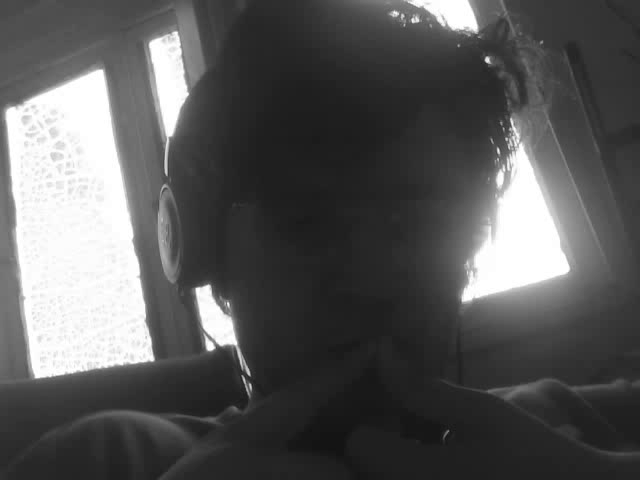
#> input picture frame 0 of Roboteam/OpenCV/Tutoriais/Teste video/outputEdges.avi, 640 x 480 px, given in place of the camera
$ python Edges1.py   (older library calls are emulated)
#> lines starting #> are read from the running program, lines starting #| are printed output that depends on the picture; after the words box and inside, x2 and y2 are one past the last pixel; in counts of white or black regions, pixels touching at a corner belong together
import numpy as np
import cv2
M = []
cap = cv2.VideoCapture(0)
# Define the codec and create VideoWriter object
fourcc = cv2.VideoWriter_fourcc(*'XVID')
out = cv2.VideoWriter('outputEdges.avi',fourcc, 20.0, (640,480), isColor = False)
while(cap.isOpened()):
    # Capture frame-b	y-frame
    ret, frame = cap.read()
#> frame is the input picture: shape (480, 640, 3); min 18, max 255, mean 87.9

    # Our operations on the frame come here
    	#gray = cv2.cvtColor(frame, cv2.COLOR_BGR2GRAY)
    #frame = cv2.Canny(frame,200,300)
    imgray = cv2.cvtColor(frame, cv2.COLOR_BGR2GRAY)
    ret, thresh = cv2.threshold(imgray, 127, 255, 0)
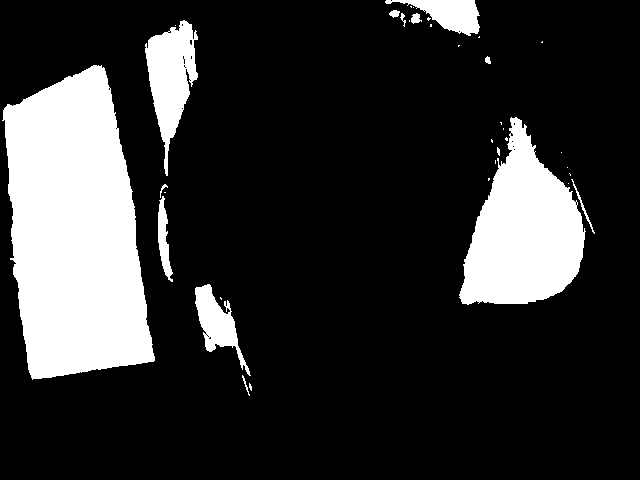
#> thresh: shape (480, 640); 18.9% white; 36 white regions (22 under 20 px)
    image, contours, hierarchy = cv2.findContours(thresh, cv2.RETR_TREE, cv2.CHAIN_APPROX_SIMPLE)
#> contours = 60 contours, 50 with area under 20; largest, box (x1, y1, x2, y2) and area: (2, 65, 155, 380) 34332, (459, 117, 586, 305) 14110, (145, 20, 198, 176) 3980, (195, 284, 251, 376) 1728, (385, 0, 480, 36) 1544

    #frame2, contours, hierarchy = cv2.findContours(frame, cv2.RETR_TREE, cv2.CHAIN_APPROX_SIMPLE)
    #cv2.drawContours(frame, contours, -1, (0,255,0), 3)
    out.write(imgray)
    # Display the resulting frame
    cnt = contours[4]
#> cnt = [[210, 336], [211, 337], [211, 338], [210, 339], [209, 339], [208, 338]]
    img = cv2.drawContours(frame, [cnt], 0, (0,255,0), 3)
    cv2.imshow('frame', img)

    if cv2.waitKey(1) & 0xFF == ord('q'):
#> (key q is pressed here)
        break

# When everything done, release the capture
cap.release()
out.release()
cv2.destroyAllWindows()
